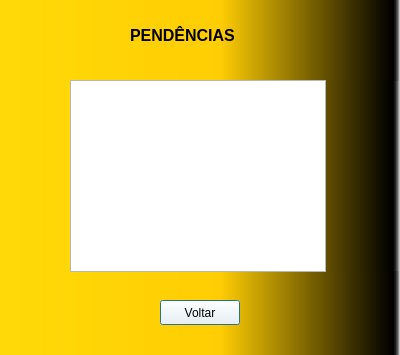
<?xml version="1.0" encoding="UTF-8"?>
<ui version="4.0">
 <class>AlunoPendencias</class>
 <widget class="QDialog" name="AlunoPendencias">
  <property name="geometry">
   <rect>
    <x>0</x>
    <y>0</y>
    <width>400</width>
    <height>355</height>
   </rect>
  </property>
  <property name="windowTitle">
   <string>Dialog</string>
  </property>
  <property name="styleSheet">
   <string notr="true">QDialog{
background-color: qlineargradient(spread:pad, x1:0, y1:0, x2:1, y2:0, stop:0 rgba(255, 218, 8, 255), stop:0.55 rgba(255, 205, 3, 255), stop:0.98 rgba(0, 0, 0, 255), stop:1 rgba(0, 0, 0, 0));
}
</string>
  </property>
  <widget class="QListWidget" name="listWidget">
   <property name="geometry">
    <rect>
     <x>70</x>
     <y>80</y>
     <width>256</width>
     <height>192</height>
    </rect>
   </property>
  </widget>
  <widget class="QLabel" name="label_4">
   <property name="geometry">
    <rect>
     <x>130</x>
     <y>20</y>
     <width>141</width>
     <height>31</height>
    </rect>
   </property>
   <property name="font">
    <font>
     <pointsize>12</pointsize>
     <weight>75</weight>
     <bold>true</bold>
    </font>
   </property>
   <property name="styleSheet">
    <string notr="true">color:rgb(0, 0, 0)</string>
   </property>
   <property name="text">
    <string>PENDÊNCIAS</string>
   </property>
  </widget>
  <widget class="QPushButton" name="voltar">
   <property name="geometry">
    <rect>
     <x>160</x>
     <y>300</y>
     <width>80</width>
     <height>25</height>
    </rect>
   </property>
   <property name="styleSheet">
    <string notr="true">color:rgb(0, 0, 0);
background-color: rgb(255, 255, 255);</string>
   </property>
   <property name="text">
    <string>Voltar</string>
   </property>
  </widget>
 </widget>
 <resources/>
 <connections/>
</ui>
